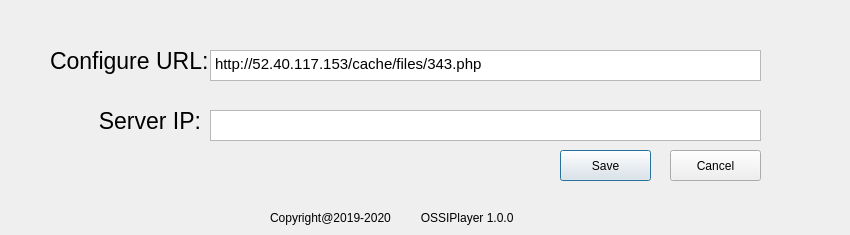
<?xml version="1.0" encoding="UTF-8"?>
<ui version="4.0">
 <class>Settings</class>
 <widget class="QDialog" name="Settings">
  <property name="geometry">
   <rect>
    <x>0</x>
    <y>0</y>
    <width>850</width>
    <height>235</height>
   </rect>
  </property>
  <property name="font">
   <font>
    <kerning>false</kerning>
   </font>
  </property>
  <property name="windowTitle">
   <string>Dialog</string>
  </property>
  <widget class="QLabel" name="label">
   <property name="geometry">
    <rect>
     <x>50</x>
     <y>40</y>
     <width>171</width>
     <height>41</height>
    </rect>
   </property>
   <property name="font">
    <font>
     <pointsize>17</pointsize>
    </font>
   </property>
   <property name="text">
    <string>Configure URL:</string>
   </property>
  </widget>
  <widget class="QPlainTextEdit" name="TextEdit_Config">
   <property name="geometry">
    <rect>
     <x>210</x>
     <y>50</y>
     <width>551</width>
     <height>31</height>
    </rect>
   </property>
   <property name="font">
    <font>
     <pointsize>11</pointsize>
    </font>
   </property>
   <property name="plainText">
    <string>http://52.40.117.153/cache/files/343.php</string>
   </property>
  </widget>
  <widget class="QPushButton" name="Button_OK">
   <property name="geometry">
    <rect>
     <x>560</x>
     <y>150</y>
     <width>91</width>
     <height>31</height>
    </rect>
   </property>
   <property name="text">
    <string>Save</string>
   </property>
  </widget>
  <widget class="QPushButton" name="Button_Cancel">
   <property name="geometry">
    <rect>
     <x>670</x>
     <y>150</y>
     <width>91</width>
     <height>31</height>
    </rect>
   </property>
   <property name="text">
    <string>Cancel</string>
   </property>
  </widget>
  <widget class="QLabel" name="label_2">
   <property name="geometry">
    <rect>
     <x>270</x>
     <y>210</y>
     <width>331</width>
     <height>16</height>
    </rect>
   </property>
   <property name="text">
    <string>Copyright@2019-2020         OSSIPlayer 1.0.0</string>
   </property>
  </widget>
  <widget class="QLabel" name="label_3">
   <property name="geometry">
    <rect>
     <x>30</x>
     <y>100</y>
     <width>171</width>
     <height>41</height>
    </rect>
   </property>
   <property name="font">
    <font>
     <pointsize>17</pointsize>
    </font>
   </property>
   <property name="text">
    <string>Server IP:</string>
   </property>
   <property name="alignment">
    <set>Qt::AlignRight|Qt::AlignTrailing|Qt::AlignVCenter</set>
   </property>
  </widget>
  <widget class="QPlainTextEdit" name="txtHostAddress">
   <property name="geometry">
    <rect>
     <x>210</x>
     <y>110</y>
     <width>551</width>
     <height>31</height>
    </rect>
   </property>
   <property name="font">
    <font>
     <pointsize>11</pointsize>
    </font>
   </property>
   <property name="plainText">
    <string/>
   </property>
  </widget>
 </widget>
 <resources/>
 <connections/>
</ui>
